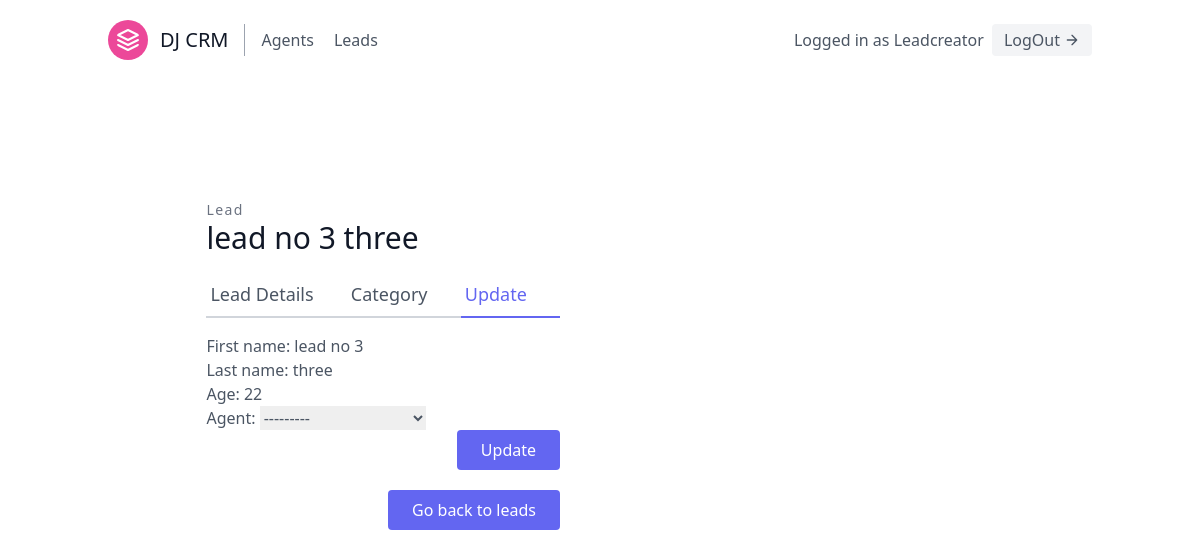
Page /leads/4/update/ (signed in) on the earlier database version.
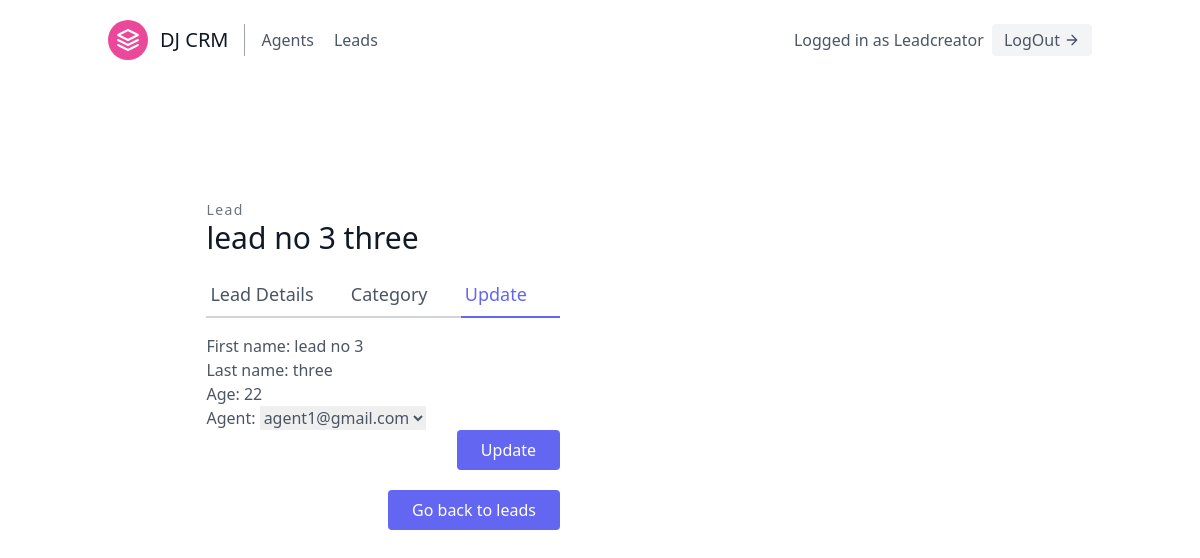
Same page on the later database version.
### leads/models.py (models this page shows, shortened)
class Lead(models.Model):
    first_name = models.CharField(max_length = 20)
    last_name = models.CharField(max_length=20)
    age = models.IntegerField(default= 0)
    organization = models.ForeignKey(UserProfile, null = True, on_delete = models.CASCADE)
    agent = models.ForeignKey("Agent", blank = True, null= True, on_delete=models.SET_NULL)
    category = models.ForeignKey("Category", related_name = "leads", blank = True, null= True,on_delete=models.SET_NULL)

### leads/views.py (the view, shortened to what this page needs)
# urls.py: path('<int:pk>/update/',LeadUpdateView.as_view(), name = 'lead-update'),
class LeadUpdateView(OrganizerorLoginRequiredMixin,generic.UpdateView):
    template_name = "leads/lead_update.html"
    queryset = Lead.objects.all()
    form_class = LeadModelForm
    context_object_name = "lead"
    def get_queryset(self):
        user = self.request.user
        return Lead.objects.filter(organization = user.userprofile)

### leads/forms.py
class LeadModelForm(forms.ModelForm):
    class Meta:
        model = Lead
        fields = ("first_name", "last_name", "age", "agent")

### agents/mixins.py (called while the page is built)
    def dispatch(self, request, *args, **kwargs):
        if not request.user.is_authenticated or not request.user.is_organizer:
            return redirect("leads:lead-list")
        return super().dispatch(request, *args, **kwargs)

### leads/models.py (called while the page is built)
    def __str__(self):
        return self.user.email

### leads/templates/leads/lead_update.html (shortened to what this page needs)
{% extends 'base.html' %} {% block content %}
{% load tailwind_filters %}
<section class="text-gray-600 body-font overflow-hidden">
  <div class="container px-5 py-24 mx-auto">
    <div class="lg:w-4/5 mx-auto flex flex-wrap">
      <div class="lg:w-1/2 w-full lg:pr-10 lg:py-6 mb-6 lg:mb-0">
        <h2 class="text-sm title-font text-gray-500 tracking-widest">Lead</h2>
        <h1 class="text-gray-900 text-3xl title-font font-medium mb-4">
          {{lead.first_name}} {{lead.last_name}}
        </h1>
        <div class="flex mb-4">
          <a href ={% url 'leads:lead-detail' lead.pk %} class="flex-grow border-b-2 border-gray-300 py-2 text-lg px-1"
            >Lead Details</a
          >
          <a class="flex-grow border-b-2 border-gray-300 py-2 text-lg px-1"  href ={% url 'leads:category-update' lead.pk %}
            >Category</a
          >
          <a href = {% url 'leads:lead-update' lead.pk %}
          class="
          flex-grow
          text-indigo-500
          border-b-2 border-indigo-500
          py-2
          text-lg
          px-1
        "
            >Update</a
          >
        </div>
        <form method="POST" action=".">
            {{ form|crispy }}
            <div class = "flex justify-between">
           <button class = "ml-auto text-white bg-indigo-500 border-0 py-2 px-6 focus:outline-none hover:bg-indigo-600 rounded"type = "submit">Update</button>
            </div>
            </form>
            <div class = "flex justify-between">
            <a href="{% url 'leads:lead-list' %}" class = " ml-auto mt-5 text-white bg-indigo-500 border-0 py-2 px-6 focus:outline-none hover:bg-indigo-600 rounded" type="submit">Go back to leads</a>
        </div>
  </div>
</section>
{% endblock %}

Differences in the rows shown:
changed Lead "lead no 3": agent "---------" → "agent1@gmail.com"
